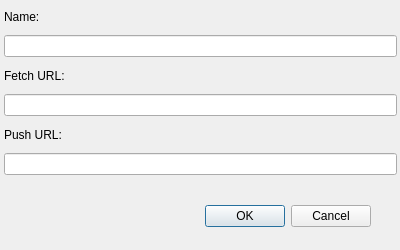
<?xml version="1.0" encoding="UTF-8"?>
<ui version="4.0">
 <class>DialogGitRemoteEdit</class>
 <widget class="QDialog" name="DialogGitRemoteEdit">
  <property name="geometry">
   <rect>
    <x>0</x>
    <y>0</y>
    <width>400</width>
    <height>250</height>
   </rect>
  </property>
  <property name="windowTitle">
   <string>Edit</string>
  </property>
  <widget class="QDialogButtonBox" name="buttonBox">
   <property name="geometry">
    <rect>
     <x>30</x>
     <y>201</y>
     <width>341</width>
     <height>31</height>
    </rect>
   </property>
   <property name="orientation">
    <enum>Qt::Horizontal</enum>
   </property>
   <property name="standardButtons">
    <set>QDialogButtonBox::Cancel|QDialogButtonBox::Ok</set>
   </property>
  </widget>
  <widget class="QWidget" name="verticalLayoutWidget">
   <property name="geometry">
    <rect>
     <x>0</x>
     <y>4</y>
     <width>401</width>
     <height>171</height>
    </rect>
   </property>
   <layout class="QVBoxLayout" name="verticalLayout">
    <property name="leftMargin">
     <number>4</number>
    </property>
    <property name="rightMargin">
     <number>4</number>
    </property>
    <item>
     <widget class="QLabel" name="label">
      <property name="text">
       <string>Name: </string>
      </property>
     </widget>
    </item>
    <item>
     <widget class="QLineEdit" name="lineEditName"/>
    </item>
    <item>
     <widget class="QLabel" name="label_2">
      <property name="text">
       <string>Fetch URL: </string>
      </property>
     </widget>
    </item>
    <item>
     <widget class="QLineEdit" name="lineEditFetch"/>
    </item>
    <item>
     <widget class="QLabel" name="label_3">
      <property name="text">
       <string>Push URL: </string>
      </property>
     </widget>
    </item>
    <item>
     <widget class="QLineEdit" name="lineEditPush"/>
    </item>
   </layout>
  </widget>
 </widget>
 <resources/>
 <connections>
  <connection>
   <sender>buttonBox</sender>
   <signal>accepted()</signal>
   <receiver>DialogGitRemoteEdit</receiver>
   <slot>accept()</slot>
   <hints>
    <hint type="sourcelabel">
     <x>248</x>
     <y>254</y>
    </hint>
    <hint type="destinationlabel">
     <x>157</x>
     <y>274</y>
    </hint>
   </hints>
  </connection>
  <connection>
   <sender>buttonBox</sender>
   <signal>rejected()</signal>
   <receiver>DialogGitRemoteEdit</receiver>
   <slot>reject()</slot>
   <hints>
    <hint type="sourcelabel">
     <x>316</x>
     <y>260</y>
    </hint>
    <hint type="destinationlabel">
     <x>286</x>
     <y>274</y>
    </hint>
   </hints>
  </connection>
 </connections>
</ui>
